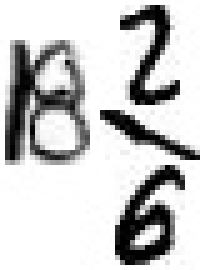
#> input picture SyntheticMixedNumberData/images/17.jpg, 41 x 54 px, given as the content of the folder MNIST/trainingSet/1, which was not available (shown 5 times larger)
$ python GenerateSyntheticMixedNumberData.py
#> lines starting #> are read from the running program, lines starting #| are printed output that depends on the picture; after the words box and inside, x2 and y2 are one past the last pixel; in counts of white or black regions, pixels touching at a corner belong together; pictures that were not available may be replaced by others from this repository, and a replacement may not be noted
import os
import random
import json

from tqdm import tqdm
import cv2


# Path to the MNIST dataset directory
MNIST_DATASET_PATH = 'MNIST/trainingSet'


def get_random_cropped_mnist_digit_image(digit):
    """
    Retrieves a random image of the specified MNIST digit cropped to the minimum bounding box and color inverted.

    :param digit: Integer, the digit image to retrieve (0-9).
    :return: Image array of the digit.
    """
    if not 0 <= digit <= 9:
        raise ValueError("Digit must be between 0 and 9 inclusive")

    # get a random image of the specified digit
    digit_path = f'{MNIST_DATASET_PATH}/{digit}'
    image_files = os.listdir(digit_path)
    image_path = os.path.join(digit_path, random.choice(image_files))

    # read in the random digit image
    image = cv2.imread(image_path)

    # convert to grayscale and threshold to binary
    gray_image = cv2.cvtColor(image, cv2.COLOR_BGR2GRAY)
    _, binary_image = cv2.threshold(gray_image, 200, 255, cv2.THRESH_BINARY)

    # find the minimum bounding box of non-zero pixels
    x, y, w, h = cv2.boundingRect(cv2.findNonZero(binary_image))

    # crop the original image using the bounding box on the binary image
    cropped_image = image[y:y + h, x:x + w]

    # return the cropped image with inverted the colors (so it has a white background)
    return -cropped_image + 255

#----------------------------------------------------------------------------------------------------

def concatenate_images_horizontally(images):
    """Concatenates a list of images horizontally by padding them all to be the same height."""
    def pad_image_to_match_height(image, target_height):
        if target_height < image.shape[0]:
            raise ValueError("target_height must be greater than or equal to the image height")

        # calculate the amount of border to add to the top and bottom
        top_border = (target_height - image.shape[0]) // 2
        bottom_border = target_height - image.shape[0] - top_border

        # add the border to the image
        return cv2.copyMakeBorder(image, top_border, bottom_border, 0, 0, cv2.BORDER_CONSTANT, value=[255, 255, 255])

    # pick the max height of all images
    max_height = max([image.shape[0] for image in images])

    # add borders to all images to make them the same height
    padded_images = [pad_image_to_match_height(image, max_height) for image in images]

    return cv2.hconcat(padded_images)


def concatenate_images_vertically(images):
    """Concatenates a list of images horizontally by padding them all to be the same height."""
    def pad_image_to_match_width(image, target_width):
        if target_width < image.shape[1]:
            raise ValueError("target_width must be greater than or equal to the image width")

        # calculate the amount of border to add to the left and right
        left_border = (target_width - image.shape[1]) // 2
        right_border = target_width - image.shape[1] - left_border

        # add the border to the image
        return cv2.copyMakeBorder(image, 0, 0, left_border, right_border, cv2.BORDER_CONSTANT, value=[255, 255, 255])

    # pick the max width of all images
    max_width = max([image.shape[1] for image in images])

    # add borders to all images to make them the same height
    padded_images = [pad_image_to_match_width(image, max_width) for image in images]

    return cv2.vconcat(padded_images)

#----------------------------------------------------------------------------------------------------

def generate_image_from_whole_number(whole_number):
    whole_number_str = str(whole_number)

    digit_images = []
    for i in range(len(whole_number_str)):
        # get a random image of the digit
        digit = int(whole_number_str[i])
        digit_image = get_random_cropped_mnist_digit_image(digit)

        # add a random amount of whitespace to the right of the digit if it is not the last digit
        if i != len(whole_number_str) - 1:
            right_border = random.randint(0, 7) # NOTE: the max of 7 pixels of whitespace is somewhat arbitrary
            digit_image = cv2.copyMakeBorder(digit_image, 0, 0, 0, right_border, cv2.BORDER_CONSTANT, value=[255, 255, 255])

        digit_images.append(digit_image)

    return concatenate_images_horizontally(digit_images)


def generate_random_whole_number_image():
    # randomly decide how many digits the natural number will have
    num_digits = random.randint(1, 3)

    digits = []
    for i in range(num_digits):
        # first digit cannot be 0
        if i == 0:
            digit = random.randint(1, 9)
        else:
            digit = random.randint(0, 9)
        # add the digit to the list
        digits.append(digit)

    # convert the list of digits to a string and then to an number
    number = int(''.join([str(digit) for digit in digits]))

    # return an image of the number and the number
    return generate_image_from_whole_number(number), number


def generate_random_fraction_image(vertical_orientation):
    """
    Generates a random fraction image and its corresponding text.

    :return: Tuple (numerator image, denominator images, text representation of the fraction).
    """
    # pick a random denominator from 2, 4, 8, 16
    denominator = random.choice([2, 4, 8, 16])
    denominator_image = generate_image_from_whole_number(denominator)

    # pick a random odd number for the numerator (to avoid fraction simplification)
    numerator = random.randrange(1, denominator, 2)
    numerator_image = generate_image_from_whole_number(numerator)

    # pick a random mnsit "1" to use as the slash and add some whitespace on the sides
    slash_image = get_random_cropped_mnist_digit_image(1)
    slash_image = cv2.copyMakeBorder(slash_image, 0, 0, 2, 2, cv2.BORDER_CONSTANT, value=[255, 255, 255])

    # concatenate the images horizontally or vertically to form the fraction image
    if vertical_orientation is True:
        # rotated the slash image 90 degrees clockwise
        slash_image = cv2.rotate(slash_image, cv2.ROTATE_90_CLOCKWISE)
        fraction_image = concatenate_images_vertically([numerator_image, slash_image, denominator_image])
    else:
        fraction_image = concatenate_images_horizontally([numerator_image, slash_image, denominator_image])

    return fraction_image, f'{numerator}/{denominator}'

#----------------------------------------------------------------------------------------------------

def generate_synthetic_image(num_cell_lines=0):
    """
    Creates a synthetic image of a mixed number with optional box lines.

    :param num_box_lines: Integer, the number of box lines to add to the image.
    :return: None, but saves the image to a file and prints the number.
    """
    # generate random whole number and fraction images
    whole_number, whole_number_text = generate_random_whole_number_image()

    # Decide the layout type of the mixed number
    layout_type = random.randint(1, 7)

    # Layout Type 1: whole number above a horizontally arranged fraction
    # Layout Type 2: whole number above a vertically arranged fraction
    if layout_type in (1, 2):
        # Add whitespace to the whole number for vertical alignment
        bottom_padding = random.randint(0, 10) # NOTE: these values are somewhat arbitrary
        whole_number = cv2.copyMakeBorder(whole_number, 0, bottom_padding, 0, 0, cv2.BORDER_CONSTANT, value=[255, 255, 255])
        # generate a random fraction image and its corresponding text in a horizontal or vertical orientation
        if layout_type == 1:
            fraction_image, fraction_text = generate_random_fraction_image(vertical_orientation=False)
        elif layout_type == 2:
            fraction_image, fraction_text = generate_random_fraction_image(vertical_orientation=True)
        # Combine the whole number and fraction images vertically
        mixed_number_image = concatenate_images_vertically([whole_number, fraction_image])
        # Form the textual representation of the mixed number
        mixed_number_text = f'{whole_number_text} {fraction_text}'

    # Layout Type 3: whole number next to a horizontally arranged fraction
    # layout type 4: whole number next to a vertically arranged fraction
    elif layout_type in (3, 4):
        # Add whitespace to the whole number for vertical alignment
        right_padding = random.randint(10, 20) # NOTE: these values are somewhat arbitrary
        whole_number = cv2.copyMakeBorder(whole_number, 0, 0, 0, right_padding, cv2.BORDER_CONSTANT, value=[255, 255, 255])
        # generate a random fraction image and its corresponding text in a horizontal or vertical orientation
        if layout_type == 3:
            fraction_image, fraction_text = generate_random_fraction_image(vertical_orientation=False)
        elif layout_type == 4:
            fraction_image, fraction_text = generate_random_fraction_image(vertical_orientation=True)
        # Combine the whole number and fraction images horizontally
        mixed_number_image = concatenate_images_horizontally([whole_number, fraction_image])
        # Form the textual representation of the mixed number
        mixed_number_text = f'{whole_number_text} {fraction_text}'

    # Layout Type 5: Image consists only of the whole number
    elif layout_type == 5:
        mixed_number_image = whole_number
        mixed_number_text = whole_number_text

    #Layout Type 6: Image consists of just a horizontally arranged fraction
    elif layout_type == 6:
        mixed_number_image, mixed_number_text = generate_random_fraction_image(vertical_orientation=False)

    # Layout Type 7: Image consists of just a vertically arranged fraction
    elif layout_type == 7:
        mixed_number_image, mixed_number_text = generate_random_fraction_image(vertical_orientation=True)

    # add cell lines to the image
    possible_sides = [1, 2, 3, 4]
    for _ in range(num_cell_lines):
        # pick a side and remove it from the list of possible sides
        side = random.choice(possible_sides)
        possible_sides.remove(side)

        color = (0, 0, 0)
        thickness = 1
        width, height = mixed_number_image.shape[1], mixed_number_image.shape[0]

        # pick a random distance to place a line from the edge of the image
        distance_from_edge = random.randint(0, 5)

        if side == 1:  # top
            cv2.line(mixed_number_image, (0, distance_from_edge), (width, distance_from_edge), color, thickness)
        elif side == 2:  # left
            cv2.line(mixed_number_image, (distance_from_edge, 0), (distance_from_edge, height), color, thickness)
        elif side == 3:  # bottom
            cv2.line(mixed_number_image, (0, height - distance_from_edge), (width, height - distance_from_edge), color, thickness)
        elif side == 4:  # right
            cv2.line(mixed_number_image, (width - distance_from_edge, 0), (width - distance_from_edge, height), color, thickness)

    return mixed_number_image, mixed_number_text, layout_type


def main():
    # Directory to save synthetic data
    synthetic_data_directory = "SyntheticMixedNumberData"

    # Number of synthetic images to generate
    number_of_images = 100

    # JSON structure for storing labels
    synthetic_data_list = []

    # Ensure the synthetic data directory exists
    if not os.path.exists(synthetic_data_directory):
        os.makedirs(synthetic_data_directory)
    if not os.path.exists(os.path.join(synthetic_data_directory, 'images')):
        os.makedirs(os.path.join(synthetic_data_directory, 'images'))

    for i in tqdm(range(number_of_images)):
        # generate a synthetic image
        mixed_number_image, mixed_number_text, layout_type = generate_synthetic_image(num_cell_lines=random.randint(0, 4))
#> in get_random_cropped_mnist_digit_image, image is the input picture: shape (54, 41, 3); min 0, max 255, mean 202
#> in get_random_cropped_mnist_digit_image, `_, binary_image = cv2.threshold(gray_image, 200, 255, cv2.THRESH_BINARY)`:
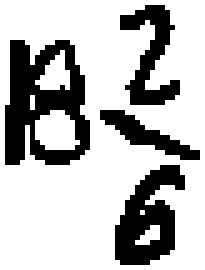
#> binary_image: shape (54, 41) (shown 5 times larger); 72.9% white; 4 black regions, box (x1, y1, x2, y2) and area: (1, 8, 18, 33) 257, (23, 33, 37, 53) 162, (24, 1, 36, 21) 110, (20, 22, 40, 32) 70
#> in get_random_cropped_mnist_digit_image, `x, y, w, h = cv2.boundingRect(cv2.findNonZero(binary_image))`: x = 0; w = 41; h = 54
#> in generate_synthetic_image, `whole_number = cv2.copyMakeBorder(whole_number, 0, 0, 0, right_padding..`:
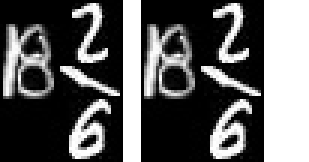
#> whole_number: shape (54, 103, 3) (shown 3 times larger); min 0, max 255, mean 94.2
#> in generate_random_fraction_image, `slash_image = cv2.rotate(slash_image, cv2.ROTATE_90_CLOCKWISE)`:
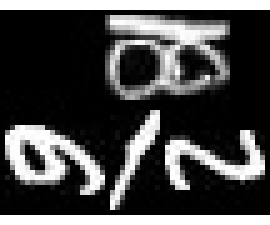
#> slash_image: shape (45, 54, 3) (shown 5 times larger); min 0, max 255, mean 71
#> in pad_image_to_match_width, `left_border = (target_width - image.shape[1]) // 2`: left_border = 6
#> in pad_image_to_match_width, `right_border = target_width - image.shape[1] - left_border`: right_border = 7
#> in pad_image_to_match_width, `return cv2.copyMakeBorder(image, 0, 0, left_border, right_border, cv2...`:
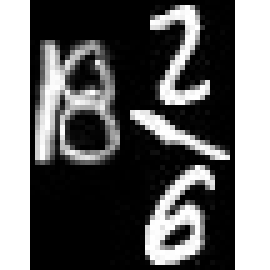
#> returned value: shape (54, 54, 3) (shown 5 times larger); min 0, max 255, mean 101.7
#> in concatenate_images_vertically, `padded_images = [pad_image_to_match_width(image, max_width) for image ..`: padded_images = 3 items
#> in concatenate_images_vertically, `return cv2.vconcat(padded_images)`:
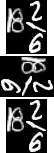
#> returned value: shape (153, 54, 3); min 0, max 255, mean 92.6
#> in generate_synthetic_image, `fraction_image, fraction_text = generate_random_fraction_image(vertica..`: fraction_text = '3/4'
#> in pad_image_to_match_height (call 5), `return cv2.copyMakeBorder(image, top_border, bottom_border, 0, 0, cv2...`:
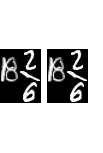
#> returned value: shape (153, 103, 3); min 0, max 255, mean 198.3
#> after the loop in generate_synthetic_image, `for _ in range(num_cell_lines):`:
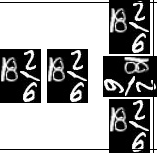
#> mixed_number_image: shape (153, 157, 3); min 0, max 255, mean 158

        # save the image
        file_name = f'image_{i}.png'
        file_path = os.path.join(synthetic_data_directory, 'images', file_name)
        cv2.imwrite(file_path, mixed_number_image)

        # add the image to the list of labeled data
        synthetic_data_list.append({'filename': file_name, 'text': mixed_number_text, 'layout_type': layout_type})

    # save the labeled data list in a JSON file
    with open(os.path.join(synthetic_data_directory, 'labels.json'), 'w') as f:
        json.dump(synthetic_data_list, f, indent=4)

    print(f"Generated {number_of_images} synthetic mixed number images.")


if __name__ == '__main__':
    # image, text, _ = generate_synthetic_image()
    # cv2.imwrite('test1.png', image)
    # print(text)

    main()
